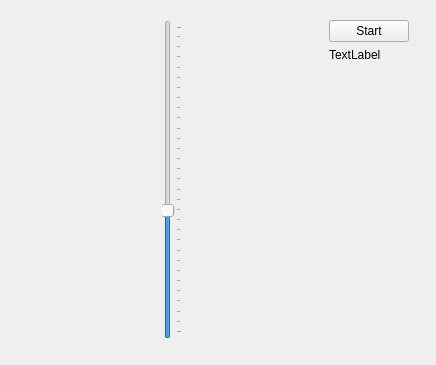
<?xml version="1.0" encoding="UTF-8"?>
<ui version="4.0">
 <class>Metronome</class>
 <widget class="QWidget" name="Metronome">
  <property name="geometry">
   <rect>
    <x>0</x>
    <y>0</y>
    <width>436</width>
    <height>365</height>
   </rect>
  </property>
  <property name="windowTitle">
   <string>Metronome</string>
  </property>
  <widget class="QWidget" name="horizontalLayoutWidget">
   <property name="geometry">
    <rect>
     <x>9</x>
     <y>9</y>
     <width>411</width>
     <height>341</height>
    </rect>
   </property>
   <layout class="QHBoxLayout" name="horizontalLayout">
    <item>
     <spacer name="horizontalSpacer">
      <property name="orientation">
       <enum>Qt::Horizontal</enum>
      </property>
      <property name="sizeHint" stdset="0">
       <size>
        <width>40</width>
        <height>20</height>
       </size>
      </property>
     </spacer>
    </item>
    <item>
     <widget class="QSlider" name="bpmSlider">
      <property name="minimum">
       <number>1</number>
      </property>
      <property name="maximum">
       <number>300</number>
      </property>
      <property name="pageStep">
       <number>1</number>
      </property>
      <property name="value">
       <number>120</number>
      </property>
      <property name="orientation">
       <enum>Qt::Vertical</enum>
      </property>
      <property name="tickPosition">
       <enum>QSlider::TicksBelow</enum>
      </property>
      <property name="tickInterval">
       <number>10</number>
      </property>
     </widget>
    </item>
    <item>
     <spacer name="horizontalSpacer_2">
      <property name="orientation">
       <enum>Qt::Horizontal</enum>
      </property>
      <property name="sizeHint" stdset="0">
       <size>
        <width>40</width>
        <height>20</height>
       </size>
      </property>
     </spacer>
    </item>
    <item>
     <layout class="QVBoxLayout" name="verticalLayout_2">
      <item>
       <widget class="QPushButton" name="startStopButton">
        <property name="text">
         <string>Start</string>
        </property>
       </widget>
      </item>
      <item>
       <widget class="QLabel" name="bpmLabel">
        <property name="text">
         <string>TextLabel</string>
        </property>
       </widget>
      </item>
      <item>
       <spacer name="verticalSpacer_2">
        <property name="orientation">
         <enum>Qt::Vertical</enum>
        </property>
        <property name="sizeHint" stdset="0">
         <size>
          <width>20</width>
          <height>40</height>
         </size>
        </property>
       </spacer>
      </item>
     </layout>
    </item>
   </layout>
  </widget>
 </widget>
 <layoutdefault spacing="6" margin="11"/>
 <resources/>
 <connections/>
</ui>
